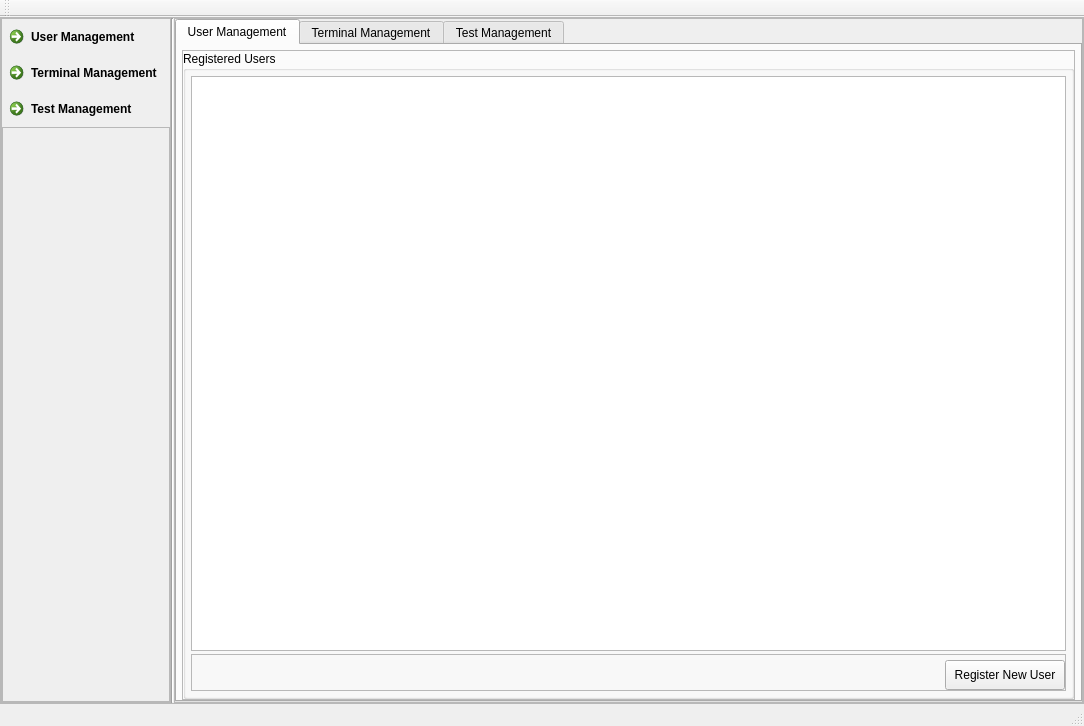
<?xml version="1.0" encoding="UTF-8"?>
<ui version="4.0">
 <class>MainWindow</class>
 <widget class="QMainWindow" name="MainWindow">
  <property name="geometry">
   <rect>
    <x>0</x>
    <y>0</y>
    <width>1084</width>
    <height>726</height>
   </rect>
  </property>
  <property name="windowTitle">
   <string>iTestManager</string>
  </property>
  <property name="windowIcon">
   <iconset resource="resources.qrc">
    <normaloff>:/images/images/iTestManager.png</normaloff>:/images/images/iTestManager.png</iconset>
  </property>
  <property name="toolButtonStyle">
   <enum>Qt::ToolButtonIconOnly</enum>
  </property>
  <widget class="QWidget" name="centralWidget">
   <layout class="QVBoxLayout" name="verticalLayout_9">
    <property name="spacing">
     <number>0</number>
    </property>
    <property name="leftMargin">
     <number>0</number>
    </property>
    <property name="topMargin">
     <number>0</number>
    </property>
    <property name="rightMargin">
     <number>0</number>
    </property>
    <property name="bottomMargin">
     <number>0</number>
    </property>
    <item>
     <widget class="QFrame" name="frm_main">
      <property name="frameShape">
       <enum>QFrame::StyledPanel</enum>
      </property>
      <property name="frameShadow">
       <enum>QFrame::Raised</enum>
      </property>
      <layout class="QGridLayout" name="gridLayout">
       <property name="leftMargin">
        <number>0</number>
       </property>
       <property name="topMargin">
        <number>0</number>
       </property>
       <property name="rightMargin">
        <number>0</number>
       </property>
       <property name="bottomMargin">
        <number>0</number>
       </property>
       <property name="spacing">
        <number>0</number>
       </property>
       <item row="0" column="0">
        <widget class="QFrame" name="frm_mainOption">
         <property name="sizePolicy">
          <sizepolicy hsizetype="Preferred" vsizetype="Preferred">
           <horstretch>10</horstretch>
           <verstretch>0</verstretch>
          </sizepolicy>
         </property>
         <property name="frameShape">
          <enum>QFrame::StyledPanel</enum>
         </property>
         <property name="frameShadow">
          <enum>QFrame::Raised</enum>
         </property>
         <layout class="QVBoxLayout" name="verticalLayout">
          <property name="spacing">
           <number>0</number>
          </property>
          <property name="leftMargin">
           <number>0</number>
          </property>
          <property name="topMargin">
           <number>0</number>
          </property>
          <property name="rightMargin">
           <number>0</number>
          </property>
          <property name="bottomMargin">
           <number>0</number>
          </property>
          <item>
           <widget class="QCommandLinkButton" name="cmdBtn_usrMgmt">
            <property name="text">
             <string>User Management</string>
            </property>
            <property name="checkable">
             <bool>false</bool>
            </property>
            <property name="checked">
             <bool>false</bool>
            </property>
           </widget>
          </item>
          <item>
           <widget class="QCommandLinkButton" name="cmdBtn_termMgmt">
            <property name="text">
             <string>Terminal Management</string>
            </property>
            <property name="checkable">
             <bool>false</bool>
            </property>
           </widget>
          </item>
          <item>
           <widget class="QCommandLinkButton" name="cmdBtn_testMgmt">
            <property name="text">
             <string>Test Management</string>
            </property>
            <property name="checkable">
             <bool>false</bool>
            </property>
           </widget>
          </item>
          <item>
           <widget class="QFrame" name="frame_4">
            <property name="sizePolicy">
             <sizepolicy hsizetype="Preferred" vsizetype="Expanding">
              <horstretch>0</horstretch>
              <verstretch>0</verstretch>
             </sizepolicy>
            </property>
            <property name="frameShape">
             <enum>QFrame::StyledPanel</enum>
            </property>
            <property name="frameShadow">
             <enum>QFrame::Raised</enum>
            </property>
           </widget>
          </item>
         </layout>
        </widget>
       </item>
       <item row="0" column="1">
        <widget class="Line" name="ln_devider">
         <property name="orientation">
          <enum>Qt::Vertical</enum>
         </property>
        </widget>
       </item>
       <item row="0" column="2">
        <widget class="QFrame" name="frm_mainContent">
         <property name="sizePolicy">
          <sizepolicy hsizetype="Preferred" vsizetype="Preferred">
           <horstretch>90</horstretch>
           <verstretch>0</verstretch>
          </sizepolicy>
         </property>
         <property name="frameShape">
          <enum>QFrame::StyledPanel</enum>
         </property>
         <property name="frameShadow">
          <enum>QFrame::Raised</enum>
         </property>
         <layout class="QVBoxLayout" name="verticalLayout_2">
          <property name="spacing">
           <number>0</number>
          </property>
          <property name="leftMargin">
           <number>0</number>
          </property>
          <property name="topMargin">
           <number>0</number>
          </property>
          <property name="rightMargin">
           <number>0</number>
          </property>
          <property name="bottomMargin">
           <number>0</number>
          </property>
          <item>
           <widget class="QTabWidget" name="tb_main_content">
            <property name="currentIndex">
             <number>0</number>
            </property>
            <widget class="QWidget" name="tab_user_management">
             <attribute name="title">
              <string>User Management</string>
             </attribute>
             <layout class="QVBoxLayout" name="verticalLayout_16">
              <property name="spacing">
               <number>0</number>
              </property>
              <property name="leftMargin">
               <number>5</number>
              </property>
              <property name="topMargin">
               <number>5</number>
              </property>
              <property name="rightMargin">
               <number>5</number>
              </property>
              <property name="bottomMargin">
               <number>0</number>
              </property>
              <item>
               <widget class="QFrame" name="frame_8">
                <property name="frameShape">
                 <enum>QFrame::StyledPanel</enum>
                </property>
                <property name="frameShadow">
                 <enum>QFrame::Raised</enum>
                </property>
                <layout class="QVBoxLayout" name="verticalLayout_13">
                 <property name="leftMargin">
                  <number>0</number>
                 </property>
                 <property name="topMargin">
                  <number>0</number>
                 </property>
                 <property name="rightMargin">
                  <number>0</number>
                 </property>
                 <property name="bottomMargin">
                  <number>0</number>
                 </property>
                 <item>
                  <widget class="QGroupBox" name="groupBox_3">
                   <property name="sizePolicy">
                    <sizepolicy hsizetype="Preferred" vsizetype="Preferred">
                     <horstretch>0</horstretch>
                     <verstretch>95</verstretch>
                    </sizepolicy>
                   </property>
                   <property name="title">
                    <string>Registered Users</string>
                   </property>
                   <layout class="QVBoxLayout" name="verticalLayout_3">
                    <property name="spacing">
                     <number>3</number>
                    </property>
                    <property name="leftMargin">
                     <number>5</number>
                    </property>
                    <property name="topMargin">
                     <number>5</number>
                    </property>
                    <property name="rightMargin">
                     <number>5</number>
                    </property>
                    <property name="bottomMargin">
                     <number>5</number>
                    </property>
                    <item>
                     <widget class="QTableView" name="tv_user_management">
                      <property name="focusPolicy">
                       <enum>Qt::WheelFocus</enum>
                      </property>
                      <property name="alternatingRowColors">
                       <bool>true</bool>
                      </property>
                      <property name="selectionMode">
                       <enum>QAbstractItemView::SingleSelection</enum>
                      </property>
                      <property name="selectionBehavior">
                       <enum>QAbstractItemView::SelectRows</enum>
                      </property>
                      <property name="showGrid">
                       <bool>false</bool>
                      </property>
                      <attribute name="horizontalHeaderDefaultSectionSize">
                       <number>200</number>
                      </attribute>
                      <attribute name="horizontalHeaderMinimumSectionSize">
                       <number>200</number>
                      </attribute>
                      <attribute name="horizontalHeaderStretchLastSection">
                       <bool>true</bool>
                      </attribute>
                      <attribute name="verticalHeaderVisible">
                       <bool>false</bool>
                      </attribute>
                     </widget>
                    </item>
                    <item>
                     <widget class="QFrame" name="frame_9">
                      <property name="sizePolicy">
                       <sizepolicy hsizetype="Preferred" vsizetype="Preferred">
                        <horstretch>0</horstretch>
                        <verstretch>0</verstretch>
                       </sizepolicy>
                      </property>
                      <property name="layoutDirection">
                       <enum>Qt::RightToLeft</enum>
                      </property>
                      <property name="frameShape">
                       <enum>QFrame::StyledPanel</enum>
                      </property>
                      <property name="frameShadow">
                       <enum>QFrame::Raised</enum>
                      </property>
                      <layout class="QVBoxLayout" name="verticalLayout_15">
                       <property name="spacing">
                        <number>0</number>
                       </property>
                       <property name="leftMargin">
                        <number>0</number>
                       </property>
                       <property name="topMargin">
                        <number>5</number>
                       </property>
                       <property name="rightMargin">
                        <number>0</number>
                       </property>
                       <property name="bottomMargin">
                        <number>0</number>
                       </property>
                       <item>
                        <widget class="QPushButton" name="btn_register_usr">
                         <property name="sizePolicy">
                          <sizepolicy hsizetype="Fixed" vsizetype="Fixed">
                           <horstretch>0</horstretch>
                           <verstretch>0</verstretch>
                          </sizepolicy>
                         </property>
                         <property name="minimumSize">
                          <size>
                           <width>120</width>
                           <height>30</height>
                          </size>
                         </property>
                         <property name="text">
                          <string>Register New User</string>
                         </property>
                        </widget>
                       </item>
                      </layout>
                     </widget>
                    </item>
                   </layout>
                  </widget>
                 </item>
                </layout>
               </widget>
              </item>
             </layout>
            </widget>
            <widget class="QWidget" name="tab_terminal_management">
             <attribute name="title">
              <string>Terminal Management</string>
             </attribute>
             <layout class="QVBoxLayout" name="verticalLayout_20">
              <property name="spacing">
               <number>0</number>
              </property>
              <property name="leftMargin">
               <number>5</number>
              </property>
              <property name="topMargin">
               <number>5</number>
              </property>
              <property name="rightMargin">
               <number>5</number>
              </property>
              <property name="bottomMargin">
               <number>0</number>
              </property>
              <item>
               <widget class="QFrame" name="frame_10">
                <property name="frameShape">
                 <enum>QFrame::StyledPanel</enum>
                </property>
                <property name="frameShadow">
                 <enum>QFrame::Raised</enum>
                </property>
                <layout class="QVBoxLayout" name="verticalLayout_17">
                 <property name="leftMargin">
                  <number>0</number>
                 </property>
                 <property name="topMargin">
                  <number>0</number>
                 </property>
                 <property name="rightMargin">
                  <number>0</number>
                 </property>
                 <property name="bottomMargin">
                  <number>0</number>
                 </property>
                 <item>
                  <widget class="QGroupBox" name="groupBox_7">
                   <property name="sizePolicy">
                    <sizepolicy hsizetype="Preferred" vsizetype="Preferred">
                     <horstretch>0</horstretch>
                     <verstretch>95</verstretch>
                    </sizepolicy>
                   </property>
                   <property name="title">
                    <string>Manage Terminals</string>
                   </property>
                   <layout class="QVBoxLayout" name="verticalLayout_4">
                    <property name="spacing">
                     <number>3</number>
                    </property>
                    <property name="leftMargin">
                     <number>5</number>
                    </property>
                    <property name="topMargin">
                     <number>5</number>
                    </property>
                    <property name="rightMargin">
                     <number>5</number>
                    </property>
                    <property name="bottomMargin">
                     <number>5</number>
                    </property>
                    <item>
                     <widget class="QTableView" name="tv_terminal_management">
                      <property name="alternatingRowColors">
                       <bool>true</bool>
                      </property>
                      <property name="selectionMode">
                       <enum>QAbstractItemView::SingleSelection</enum>
                      </property>
                      <property name="selectionBehavior">
                       <enum>QAbstractItemView::SelectRows</enum>
                      </property>
                      <property name="showGrid">
                       <bool>false</bool>
                      </property>
                      <attribute name="horizontalHeaderDefaultSectionSize">
                       <number>200</number>
                      </attribute>
                      <attribute name="horizontalHeaderMinimumSectionSize">
                       <number>200</number>
                      </attribute>
                      <attribute name="horizontalHeaderStretchLastSection">
                       <bool>true</bool>
                      </attribute>
                      <attribute name="verticalHeaderVisible">
                       <bool>false</bool>
                      </attribute>
                     </widget>
                    </item>
                    <item>
                     <widget class="QFrame" name="frame_11">
                      <property name="layoutDirection">
                       <enum>Qt::RightToLeft</enum>
                      </property>
                      <property name="frameShape">
                       <enum>QFrame::StyledPanel</enum>
                      </property>
                      <property name="frameShadow">
                       <enum>QFrame::Raised</enum>
                      </property>
                      <layout class="QVBoxLayout" name="verticalLayout_19">
                       <property name="spacing">
                        <number>0</number>
                       </property>
                       <property name="leftMargin">
                        <number>0</number>
                       </property>
                       <property name="topMargin">
                        <number>5</number>
                       </property>
                       <property name="rightMargin">
                        <number>0</number>
                       </property>
                       <property name="bottomMargin">
                        <number>0</number>
                       </property>
                       <item>
                        <widget class="QPushButton" name="btn_register_terminal">
                         <property name="sizePolicy">
                          <sizepolicy hsizetype="Fixed" vsizetype="Fixed">
                           <horstretch>0</horstretch>
                           <verstretch>0</verstretch>
                          </sizepolicy>
                         </property>
                         <property name="minimumSize">
                          <size>
                           <width>120</width>
                           <height>30</height>
                          </size>
                         </property>
                         <property name="text">
                          <string>Register New Terminal</string>
                         </property>
                        </widget>
                       </item>
                      </layout>
                     </widget>
                    </item>
                   </layout>
                  </widget>
                 </item>
                </layout>
               </widget>
              </item>
             </layout>
            </widget>
            <widget class="QWidget" name="tab_test_case_management">
             <attribute name="title">
              <string>Test Management</string>
             </attribute>
             <layout class="QVBoxLayout" name="verticalLayout_24">
              <property name="spacing">
               <number>0</number>
              </property>
              <property name="leftMargin">
               <number>5</number>
              </property>
              <property name="topMargin">
               <number>5</number>
              </property>
              <property name="rightMargin">
               <number>5</number>
              </property>
              <property name="bottomMargin">
               <number>0</number>
              </property>
              <item>
               <widget class="QFrame" name="frame_12">
                <property name="frameShape">
                 <enum>QFrame::StyledPanel</enum>
                </property>
                <property name="frameShadow">
                 <enum>QFrame::Raised</enum>
                </property>
                <layout class="QVBoxLayout" name="verticalLayout_21">
                 <property name="leftMargin">
                  <number>0</number>
                 </property>
                 <property name="topMargin">
                  <number>0</number>
                 </property>
                 <property name="rightMargin">
                  <number>0</number>
                 </property>
                 <property name="bottomMargin">
                  <number>0</number>
                 </property>
                 <item>
                  <widget class="QGroupBox" name="groupBox_8">
                   <property name="sizePolicy">
                    <sizepolicy hsizetype="Preferred" vsizetype="Expanding">
                     <horstretch>0</horstretch>
                     <verstretch>5</verstretch>
                    </sizepolicy>
                   </property>
                   <property name="title">
                    <string>Test Case Filter</string>
                   </property>
                   <layout class="QHBoxLayout" name="horizontalLayout_5">
                    <item>
                     <widget class="QLabel" name="label_11">
                      <property name="sizePolicy">
                       <sizepolicy hsizetype="Fixed" vsizetype="Preferred">
                        <horstretch>0</horstretch>
                        <verstretch>0</verstretch>
                       </sizepolicy>
                      </property>
                      <property name="text">
                       <string>Host</string>
                      </property>
                     </widget>
                    </item>
                    <item>
                     <widget class="QComboBox" name="comboBox_6"/>
                    </item>
                    <item>
                     <widget class="QLabel" name="label_12">
                      <property name="sizePolicy">
                       <sizepolicy hsizetype="Fixed" vsizetype="Preferred">
                        <horstretch>0</horstretch>
                        <verstretch>0</verstretch>
                       </sizepolicy>
                      </property>
                      <property name="text">
                       <string>SDK</string>
                      </property>
                     </widget>
                    </item>
                    <item>
                     <widget class="QComboBox" name="comboBox_7"/>
                    </item>
                    <item>
                     <widget class="QLabel" name="label_13">
                      <property name="sizePolicy">
                       <sizepolicy hsizetype="Fixed" vsizetype="Preferred">
                        <horstretch>0</horstretch>
                        <verstretch>0</verstretch>
                       </sizepolicy>
                      </property>
                      <property name="text">
                       <string>Search Criteria</string>
                      </property>
                     </widget>
                    </item>
                    <item>
                     <widget class="QComboBox" name="comboBox_8"/>
                    </item>
                    <item>
                     <widget class="QPushButton" name="btn_search_tests">
                      <property name="sizePolicy">
                       <sizepolicy hsizetype="Fixed" vsizetype="Fixed">
                        <horstretch>0</horstretch>
                        <verstretch>0</verstretch>
                       </sizepolicy>
                      </property>
                      <property name="text">
                       <string>Search</string>
                      </property>
                     </widget>
                    </item>
                   </layout>
                  </widget>
                 </item>
                 <item>
                  <widget class="QGroupBox" name="groupBox_9">
                   <property name="sizePolicy">
                    <sizepolicy hsizetype="Preferred" vsizetype="Preferred">
                     <horstretch>0</horstretch>
                     <verstretch>95</verstretch>
                    </sizepolicy>
                   </property>
                   <property name="title">
                    <string>Test Cases</string>
                   </property>
                   <layout class="QVBoxLayout" name="verticalLayout_5">
                    <property name="spacing">
                     <number>3</number>
                    </property>
                    <property name="leftMargin">
                     <number>5</number>
                    </property>
                    <property name="topMargin">
                     <number>5</number>
                    </property>
                    <property name="rightMargin">
                     <number>5</number>
                    </property>
                    <property name="bottomMargin">
                     <number>5</number>
                    </property>
                    <item>
                     <widget class="QTableView" name="tv_test_cases">
                      <property name="alternatingRowColors">
                       <bool>true</bool>
                      </property>
                      <property name="selectionMode">
                       <enum>QAbstractItemView::MultiSelection</enum>
                      </property>
                      <property name="selectionBehavior">
                       <enum>QAbstractItemView::SelectRows</enum>
                      </property>
                      <property name="showGrid">
                       <bool>false</bool>
                      </property>
                      <attribute name="horizontalHeaderDefaultSectionSize">
                       <number>200</number>
                      </attribute>
                      <attribute name="horizontalHeaderMinimumSectionSize">
                       <number>200</number>
                      </attribute>
                      <attribute name="horizontalHeaderStretchLastSection">
                       <bool>true</bool>
                      </attribute>
                      <attribute name="verticalHeaderVisible">
                       <bool>false</bool>
                      </attribute>
                     </widget>
                    </item>
                    <item>
                     <widget class="QFrame" name="frame_13">
                      <property name="layoutDirection">
                       <enum>Qt::RightToLeft</enum>
                      </property>
                      <property name="frameShape">
                       <enum>QFrame::StyledPanel</enum>
                      </property>
                      <property name="frameShadow">
                       <enum>QFrame::Raised</enum>
                      </property>
                      <layout class="QVBoxLayout" name="verticalLayout_23">
                       <property name="spacing">
                        <number>0</number>
                       </property>
                       <property name="leftMargin">
                        <number>0</number>
                       </property>
                       <property name="topMargin">
                        <number>5</number>
                       </property>
                       <property name="rightMargin">
                        <number>0</number>
                       </property>
                       <property name="bottomMargin">
                        <number>0</number>
                       </property>
                       <item>
                        <widget class="QPushButton" name="btn_execute_selected_tests">
                         <property name="sizePolicy">
                          <sizepolicy hsizetype="Fixed" vsizetype="Fixed">
                           <horstretch>0</horstretch>
                           <verstretch>0</verstretch>
                          </sizepolicy>
                         </property>
                         <property name="minimumSize">
                          <size>
                           <width>120</width>
                           <height>30</height>
                          </size>
                         </property>
                         <property name="text">
                          <string>Excute Selected Tests</string>
                         </property>
                        </widget>
                       </item>
                      </layout>
                     </widget>
                    </item>
                   </layout>
                  </widget>
                 </item>
                </layout>
               </widget>
              </item>
             </layout>
            </widget>
           </widget>
          </item>
         </layout>
        </widget>
       </item>
      </layout>
     </widget>
    </item>
   </layout>
  </widget>
  <widget class="QMenuBar" name="menuBar">
   <property name="geometry">
    <rect>
     <x>0</x>
     <y>0</y>
     <width>1084</width>
     <height>21</height>
    </rect>
   </property>
  </widget>
  <widget class="QToolBar" name="mainToolBar">
   <attribute name="toolBarArea">
    <enum>TopToolBarArea</enum>
   </attribute>
   <attribute name="toolBarBreak">
    <bool>false</bool>
   </attribute>
  </widget>
  <widget class="QStatusBar" name="statusBar"/>
 </widget>
 <layoutdefault spacing="6" margin="11"/>
 <resources>
  <include location="resources.qrc"/>
 </resources>
 <connections/>
</ui>
